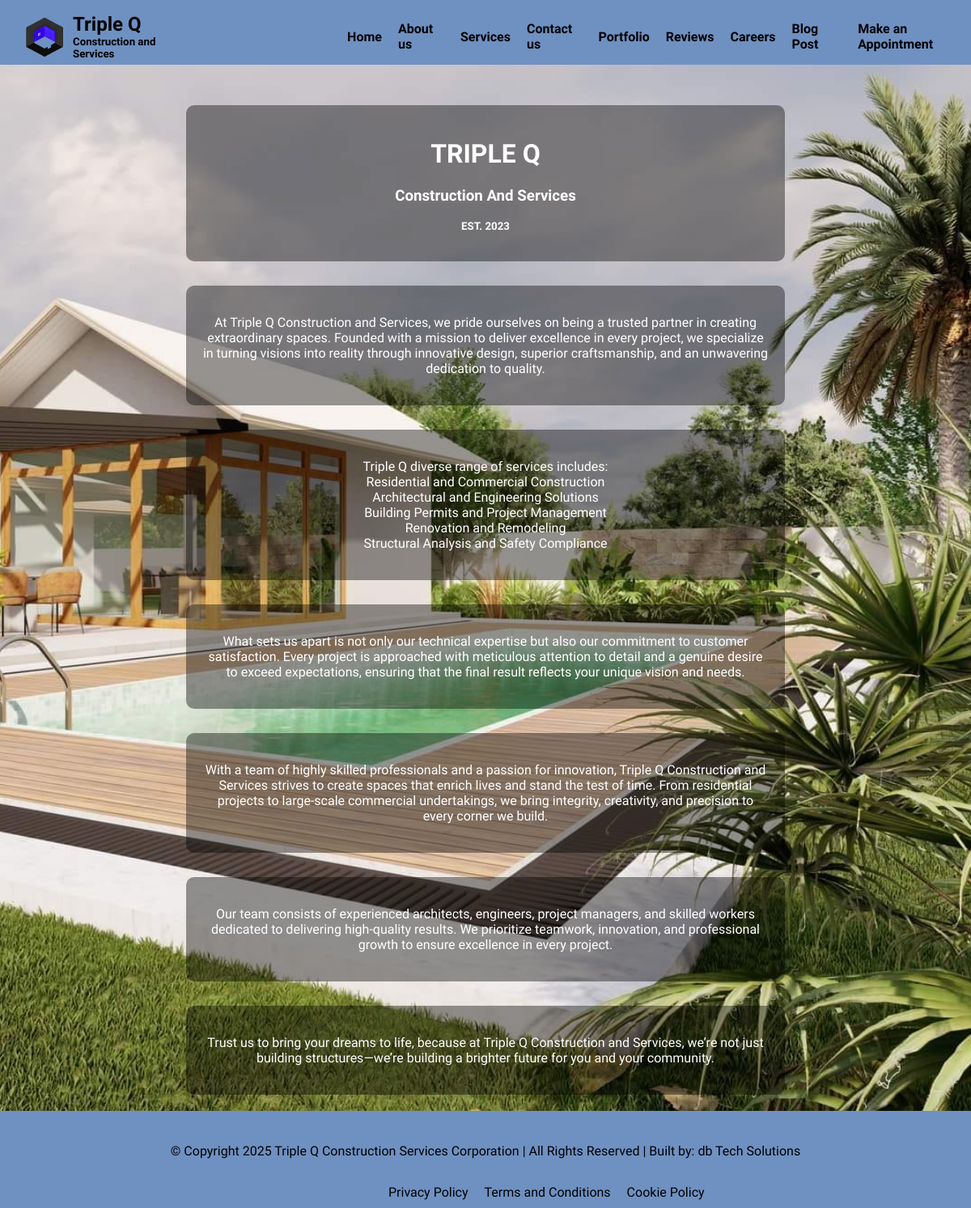
The app's page /aboutus with its own data.
### tables this page shows
CREATE TABLE about_us (
    id INTEGER PRIMARY KEY AUTOINCREMENT,
    introduction TEXT NOT NULL,
    services TEXT NOT NULL,
    expertise TEXT NOT NULL,
    commitment TEXT NOT NULL,
    team TEXT NOT NULL,
    vision TEXT NOT NULL
);

### app.py (the view)
@app.route("/aboutus")
def aboutus():
    about = db.execute("SELECT * FROM about_us LIMIT 1")
    return render_template("aboutus.html", about=about[0] if about else {})

### templates/aboutus.html (shortened to what this page needs)
{% extends "layout.html" %}
{% block stylesheet %}
    <link rel="stylesheet" href="/static/styles/aboutus.css">
{% endblock %}
{% block main %}
    <img class="background-home" src="/static/images/bg1.jpg" alt="">
    <div class="aboutus-container">
        <div class="body-text">
            <h1>TRIPLE Q</h1>
            <h3>Construction And Services</h3>
            <h5>EST. 2023</h5>
        </div>
        <div class="body-text">
            <p>{{ about.introduction | safe }}</p>
        </div>
        <div class="body-text">
            <p>{{ about.services | safe }}</p>
        </div>
        <div class="body-text">
            <p>{{ about.expertise | safe }}</p>
        </div>
        <div class="body-text">
            <p>{{ about.commitment | safe }}</p>
        </div>
        <div class="body-text">
            <p>{{ about.team | safe }}</p>
        </div>
        <div class="body-text">
            <p>{{ about.vision | safe }}</p>
        </div>
    </div>
{% endblock %}

### static/styles/general.css (style rules this page uses)
html, body { margin: 0; padding: 0; overflow-x: hidden; min-height: 100vh; display: flex; flex-direction: column; }
body { background-color: rgba(245, 245, 245, 0.49); }
body, h2, h5 { margin: 0; padding: 0; font-family: "Arima"; }
body { position: relative; min-height: 100vh; }
.background-home { width: 100%; min-height: 100vh; height: 100%; display: block; object-fit: cover; position: absolute; top: 0; left: 0; z-index: -1; }

### static/styles/aboutus.css (style rules this page uses)
.aboutus-container { position: relative; z-index: 1; color: white; padding-top: 50px; display: flex; flex-direction: column; gap: 30px; padding-bottom: 20px; margin: auto; align-items: center; }
.body-text { text-align: center; color: white; z-index: 2; background: rgba(0, 0, 0, 0.4); padding: 20px; border-radius: 10px; width: 700px; opacity: 0; animation: fadeInSlide 3s ease-in-out forwards; }
.body-text:nth-child(odd) { animation: slideFromLeft 3s ease-in-out forwards; }
.body-text:nth-child(even) { animation: slideFromRight 3s ease-in-out forwards; }

### records on screen
about_us: introduction "At Triple Q Construction and Services, we pride ourselves on being a trusted partner in creating extraordinary spaces. Founded with a mission to deliver excellence in every project, we specialize in turning visions into reality through innovative design, superior craftsmanship, and an unwavering dedication to quality.", services "Triple Q diverse range of services includes: Residential and Commercial Construction Architectural and Engineering Solutions Building Permits and Project Management Renovation and Remodeling Structural Analysis and Safety Compliance", expertise "What sets us apart is not only our technical expertise but also our commitment to customer satisfaction. Every project is approached with meticulous attention to detail and a genuine desire to exceed expectations, ensuring that the final result reflects your unique vision and needs.", commitment "With a team of highly skilled professionals and a passion for innovation, Triple Q Construction and Services strives to create spaces that enrich lives and stand the test of time. From residential projects to large-scale commercial undertakings, we bring integrity, creativity, and precision to every corner we build.", team "Our team consists of experienced architects, engineers, project managers, and skilled workers dedicated to delivering high-quality results. We prioritize teamwork, innovation, and professional growth to ensure excellence in every project.", vision "Trust us to bring your dreams to life, because at Triple Q Construction and Services, we’re not just building structures—we’re building a brighter future for you and your community."
